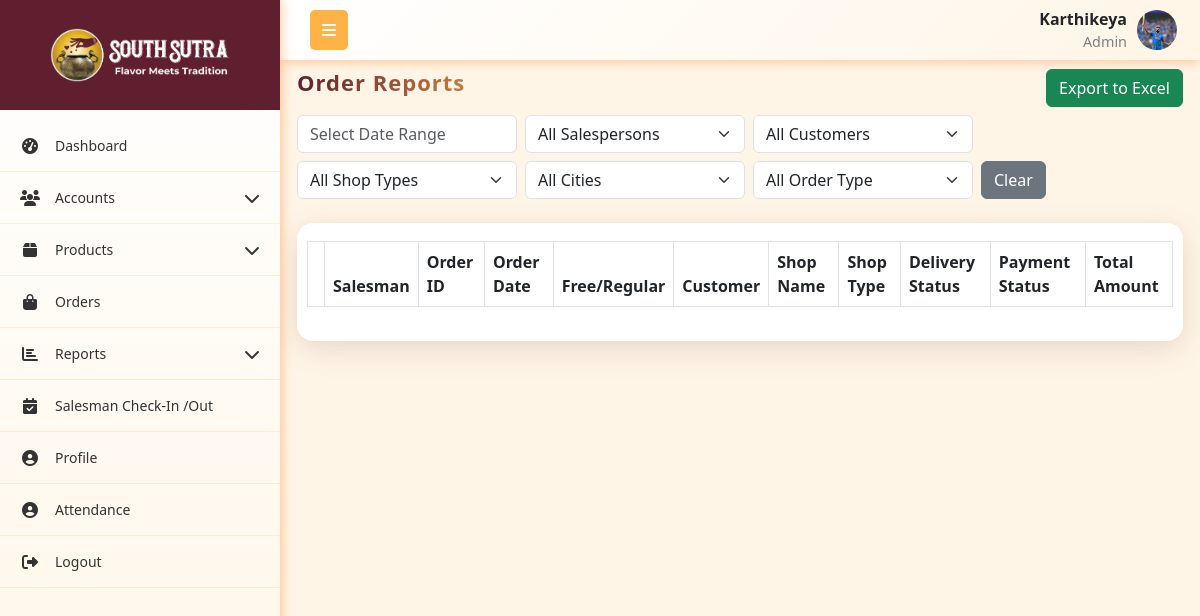
/reports/orders/ (signed in), run on the app's committed database.
### App1/models.py (models this page shows, shortened)
class User(models.Model):
    role = models.ForeignKey(Role,on_delete=models.SET_NULL, null=True, related_name="role")
    username = models.CharField(max_length=255, unique=True)
    password = models.CharField(max_length=255)
    first_name = models.CharField(max_length=255)
    last_name = models.CharField(max_length=255)
    email = models.EmailField(unique=True)
    phone_number = models.CharField(max_length=15, unique=True)
    address = models.TextField()
    city = models.CharField(max_length=255)
    state = models.CharField(max_length=255)
    pincode = models.CharField(max_length=10)
    is_active = models.BooleanField(default=True)
    created_at = models.DateTimeField(auto_now_add=True)
    updated_at = models.DateTimeField(auto_now=True)
    profile_picture = models.ImageField(upload_to='profile_pictures/', null=True, blank=True)

class Role(models.Model):
    name = models.CharField(max_length=255, unique=True)
    created_at = models.DateTimeField(auto_now_add=True)
    updated_at = models.DateTimeField(auto_now=True)

### App1/views.py (the view, shortened to what this page needs)
# urls.py: path('reports/orders/', order_reports_view, name='order_reports'),
def order_reports_view(request):
    current_user, role_permission = get_logged_in_user(request)
    if not current_user:
        return redirect('login')
    orders = Order.objects.select_related('customer').prefetch_related('items__product')
    salespersons = User.objects.filter(role__name__icontains="sales")
    customers = Customer.objects.all()
    unique_shops = Customer.objects.values('shop_name').distinct()
    cities = customers.values_list('shop_city', flat=True).distinct()
    total_orders = orders.count()
    paid_orders = orders.filter(payment_status='paid').count()
    pending_orders = orders.filter(payment_status='pending').count()
    partial_orders = orders.filter(payment_status='partial').count()
    start_id = request.GET.get('start_id')
    end_id = request.GET.get('end_id')
    if start_id and end_id:
        orders = orders.filter(id__gte=start_id, id__lte=end_id)
    order_rows = []
    context = {
        'current_user': current_user,
        'order_rows': order_rows,
        'total_orders': total_orders,
        'paid_orders': paid_orders,
        'pending_orders': pending_orders,
        'partial_orders': partial_orders,
        'role_permission': role_permission,
        "salespersons": salespersons,
        "customers": customers,
        "cities": cities,
        'unique_shops': unique_shops,
    }
    return render(request, 'company_admin/order_reports.html', context)

### App1/views.py (called while the page is built)
def get_logged_in_user(request):
    username = request.session.get('current_user')
    if not username:
        return None, None  # always return a tuple
    try:
        user = User.objects.get(username=username)
        try:
            role_permission = RolePermissions.objects.get(role=user.role)
        except RolePermissions.DoesNotExist:
            role_permission = None
        return user, role_permission
    except User.DoesNotExist:
        return None, None

### templates/company_admin/order_reports.html (shortened to what this page needs)
{% extends 'company_admin/base.html' %}
{% load static %}
{% block content %}
<link rel="stylesheet" href="https://cdn.datatables.net/1.13.4/css/dataTables.bootstrap5.min.css">
<link rel="stylesheet" href="https://cdnjs.cloudflare.com/ajax/libs/font-awesome/6.4.0/css/all.min.css">
<div class="container mt-1">
    <div class="mb-2 d-flex justify-content-between flex-wrap">
        <h5 class="header">Order Reports</h5>
        <div style="position: relative;">
            <button onclick="toggleColumnSelector()" class="btn btn-success">Export to Excel</button>
        </div>
    </div>
    <div class="filters d-flex flex-wrap align-items-center mb-3">
        <input type="text" id="dateRange" class="form-control me-2 mb-2" style="max-width: 220px;" placeholder="Select Date Range">
        <select id="salespersonFilter" class="form-select me-2 mb-2" style="max-width: 220px;">
            <option value="">All Salespersons</option>
        </select>
        <select id="customerFilter" class="form-select me-2 mb-2" style="max-width: 220px;">
            <option value="">All Customers</option>
        </select>
        <select id="shopTypeFilter" class="form-select me-2 mb-2" style="max-width: 220px;">
            <option value="">All Shop Types</option>
        </select>
        <select id="cityFilter" class="form-select me-2 mb-2" style="max-width: 220px;">
            <option value="">All Cities</option>
        </select>
        <select id="orderType" class="form-select me-2 mb-2" style="max-width: 220px;">
            <option value="">All Order Type</option>
        </select>
        <button id="clearFilter" class="btn btn-secondary mb-2">Clear</button>
    </div>
    <div class="custom-card table-responsive">
        <table id="ordertable" class="table table-bordered align-middle" style="width:100%">
            <thead>
                <tr>
                    <th></th>
                    <th>Salesman</th>
                    <th>Order ID</th>
                    <th>Order Date</th>
                    <th>Free/Regular</th>
                    <th>Customer</th>
                    <th>Shop Name</th>
                    <th>Shop Type</th>
                    <th>Delivery Status</th>
                    <th>Payment Status</th>
                    <th>Total Amount</th>
                </tr>
            </thead>
        </table>
    </div>
</div>
<link rel="stylesheet" href="https://cdn.jsdelivr.net/npm/daterangepicker/daterangepicker.css" />
{% endblock content %}

### templates/company_admin/base.html (shortened to what this page needs)
{% load static %}
<!DOCTYPE html>
<html lang="en">
<head>
    <link href="https://cdnjs.cloudflare.com/ajax/libs/bootstrap/5.3.0/css/bootstrap.min.css" rel="stylesheet">
    <link href="https://cdnjs.cloudflare.com/ajax/libs/font-awesome/6.4.0/css/all.min.css" rel="stylesheet">
    <link rel="stylesheet" href="https://cdn.datatables.net/1.13.4/css/dataTables.bootstrap5.min.css">
    <link rel="stylesheet" href="https://cdn.datatables.net/responsive/2.4.1/css/responsive.bootstrap5.min.css">
    <link rel="stylesheet" href="{% static 'css/alert.css' %}">
</head>
<body>
    <nav class="top-navbar">
        <div class="navbar-container">
            <div class="navbar-left">
                <button class="sidebar-toggle" id="sidebarToggle">
                    <i class="fas fa-bars"></i>
                </button>
            </div>
            <div class="navbar-right me-2">
                <div class="navbar-user-info">
                    <span class="username">{{current_user.username}}</span>
                    <span class="role">{{current_user.role.name}}</span>
                </div>
                {% if current_user.profile_picture %}
                    <img src="{{ current_user.profile_picture.url }}"
                        alt="{{ current_user.get_full_name }}"
                        class="navbar-profile-img">
                {% else %}
                     <div class="navbar-profile-fallback">
                        {{ current_user.first_name|first|upper }}{{ current_user.last_name|first|upper }}
                    </div>
                {% endif %}
            </div>
        </div>
    </nav>
    <nav class="sidebar" id="sidebar">
        <div class="sidebar-logo-container">
            <img src="{% static 'images/logo.png' %}" alt="Company Logo"  class="logo">
        </div>
        <ul class="nav flex-column sidebar-nav">
            {% if role_permission.dashboard_v %}
            <li class="nav-item">
                <a class="nav-link" href="{% url 'dashboard' %}">
                    <i class="fas fa-tachometer-alt nav-icon"></i>
                    <span class="nav-text">Dashboard</span>
                </a>
            </li>
            {% endif %}
            {% if role_permission.roles_v or role_permission.users_v or role_permission.customer_v %}
            <li class="nav-item">
                <a class="nav-link" href="#">
                    <i class="fas fa-users nav-icon"></i>
                    <span class="nav-text">Accounts</span>
                    <i class="fas fa-chevron-down arrow"></i>
                </a>
            </li>
            {% endif %}
            {% if role_permission.category_v or role_permission.all_products_v or role_permission.daily_production_v or role_permission.inventory_v %}
            <li class="nav-item">
                <a class="nav-link" href="#">
                    <i class="fas fa-box nav-icon"></i>
                    <span class="nav-text">Products</span>
                    <i class="fas fa-chevron-down arrow"></i>
                </a>
            </li>
            {% endif %}
            {% if role_permission.orders_v %}
            <li class="nav-item">
                <a class="nav-link" href="{% url 'order_table' %}">
                    <i class="fas fa-shopping-bag nav-icon"></i>
                    <span class="nav-text">Orders</span>
                </a>
            </li>
            {% endif %}
            {% if role_permission.s_reports_v or role_permission.c_reports_v %}
            <li class="nav-item">
                <a class="nav-link" href="#">
                    <i class="fas fa-chart-bar nav-icon"></i>
                    <span class="nav-text">Reports</span>
                    <i class="fas fa-chevron-down arrow"></i>
                </a>
            </li>
            {% endif %}
            {% if current_user.role.name == 'Admin' %}
            <li class="nav-item">
                <a class="nav-link" href="{% url 'salesman_visit_list' %}">
                    <i class="fas fa-calendar-check nav-icon"></i>
                    <span class="nav-text">Salesman Check-In /Out</span>
                </a>
            </li>
            {% endif %}
            <li class="nav-item">
                <a class="nav-link" href="{% url 'profile' %}">
                    <i class="fas fa-user-circle nav-icon"></i>
                    <span class="nav-text">Profile</span>
                </a>
            </li>
            <li class="nav-item">
                <a class="nav-link" href="{% url 'attendance' %}">
                    <i class="fas fa-user-circle nav-icon"></i>
                    <span class="nav-text">Attendance</span>
                </a>
            </li>
            <li class="nav-item">
                <a class="nav-link" href="{% url 'logout' %}" onclick="return confirm('Are you sure?');" >
                    <i class="fas fa-sign-out-alt nav-icon"></i>
                    <span class="nav-text">Logout</span>
                </a>
            </li>
        </ul>
    </nav>
    <main class="main-content" id="mainContent">
        {% block content %}{% endblock %}
    </main>
</body>
</html>

### templates/company_admin/base.html (style rules this page uses)
:root { --primary-red: #601F2F; --primary-orange: #ffb347; --accent-yellow: #fc3; --light-orange: #fff5e6; --dark-red: #4a1824; --sidebar-width: 280px; --sidebar-collapsed: 60px; }
* { box-sizing: border-box; }
body { font-family: 'Segoe UI', Tahoma, Geneva, Verdana, sans-serif; background-color: #f8f9fa; margin: 0; padding: 0; overflow-x: hidden; }
.top-navbar { background: linear-gradient(135deg, white 0%, var(--light-orange) 100%); box-shadow: 0 2px 10px rgba(255, 106, 0, 0.35); position: fixed; top: 0; left: var(--sidebar-width); right: 0; z-index: 1030; height: 60px; padding: 0; transition: left 0.3s ease; }
.navbar-container { display: flex; align-items: center; justify-content: space-between; height: 100%; padding: 0 15px; max-width: 100%; }
.navbar-left { display: flex; align-items: center; flex-shrink: 0; }
.sidebar-toggle { background: var(--primary-orange); border: none; color: white; padding: 8px 12px; border-radius: 5px; margin-left: 15px; cursor: pointer; }
.navbar-right { flex-shrink: 0; display: flex; align-items: center; gap: 10px; }
.navbar-profile-img { width: 40px; height: 40px; border-radius: 50%; object-fit: cover; }
.navbar-user-info { display: flex; flex-direction: column; align-items: flex-end; }
.navbar-user-info .username { font-weight: 600; }
.navbar-user-info .role { font-size: 0.9rem; color: gray; }
.sidebar { position: fixed; top: 0; left: 0; height: 100vh; width: var(--sidebar-width); background: linear-gradient(180deg, white 0%, var(--light-orange) 100%); transform: translateX(0); transition: width 0.3s ease; z-index: 1040; overflow-y: auto; box-shadow: 2px 0 10px rgba(255, 106, 0, 0.35); display: flex; flex-direction: column; }
.sidebar-logo-container { display: flex; align-items: center; justify-content: center; height: 110px; width: 100%; background-color: #601F2F; margin-bottom: 10px; transition: opacity 0.3s, height 0.3s, margin-bottom 0.3s; }
.sidebar-logo-container .logo { width: 200px; height: auto; background: transparent; padding: 8px 10px; }
.sidebar:not(.collapsed) .sidebar-logo-container { opacity: 1; height: 110px; margin-bottom: 10px; }
.sidebar-nav { padding: 0; margin: 0; list-style: none; flex: 1 1 auto; }
.nav-item { border-bottom: 1px solid rgba(255, 179, 71, 0.2); }
.nav-link { color: #333; padding: 15px 20px; display: flex; align-items: center; text-decoration: none; transition: all 0.3s ease; position: relative; cursor: pointer; }
.nav-icon { width: 20px; margin-right: 15px; text-align: center; font-size: 16px; }
.nav-text { flex-grow: 1; font-size: 14px; }
.arrow { transition: transform 0.3s ease; margin-left: auto; }
.main-content { margin-top: 60px; padding: 5px; transition: margin-left 0.3s ease; min-height: calc(100vh - 60px); }
@media (min-width: 768px) { .sidebar { transform: translateX(0); top: 0; height: 100vh; } }
@media (min-width: 768px) { .main-content { margin-left: var(--sidebar-width); } }

### templates/company_admin/order_reports.html (style rules this page uses)
:root { --primary-red: #601F2F; --primary-orange: #ffb347; --accent-yellow: #fc3; --light-orange: #fff5e6; --dark-red: #4a1824; }
body { background-color: var(--light-orange); font-family: 'Segoe UI', sans-serif; }
.header { min-width: 30%; font-size: 22px !important; font-weight: 700 !important; letter-spacing: 1px; background-image: linear-gradient(90deg, var(--primary-red), var(--primary-orange)); -webkit-background-clip: text; -webkit-text-fill-color: transparent; background-clip: text; }
.custom-card { border-radius: 16px; border: none; box-shadow: 0 8px 32px rgba(96,31,47,0.13), 0 1.5px 8px rgba(255,179,71,0.08); padding: 18px 10px; background: #fff; margin-top: 10px; }

### data on the page
User: username "Karthikeya", role.name "Admin", profile_picture (picture)
